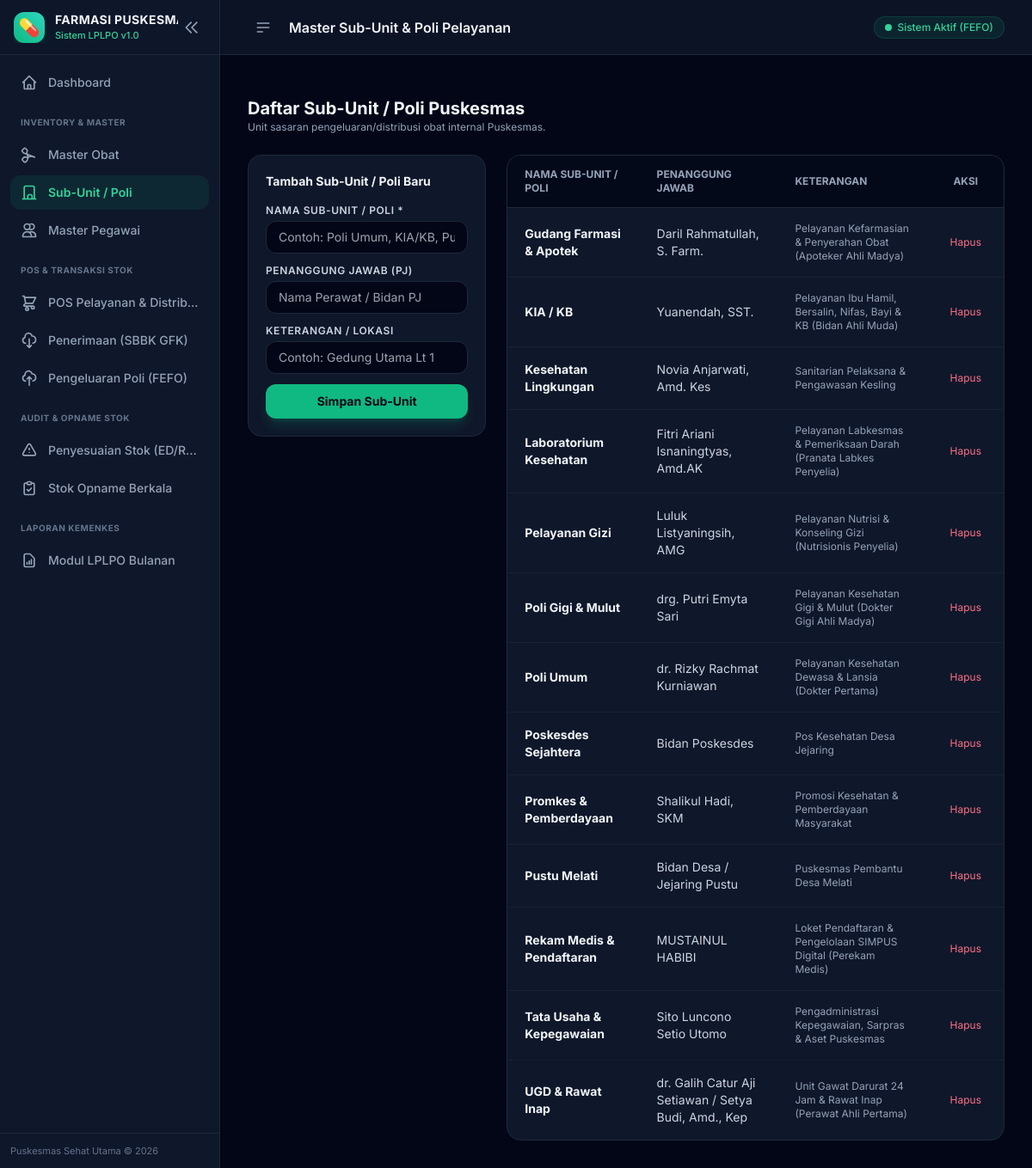
/subunit/, run on the app's committed database.
### app/models.py (models this page shows, shortened)
class BaseModel(db.Model):
    __abstract__ = True

class SubUnit(BaseModel):
    __tablename__ = 'sub_unit'
    id = db.Column(db.Integer, primary_key=True)
    nama_subunit = db.Column(db.String(100), nullable=False, unique=True)
    penanggung_jawab = db.Column(db.String(100))
    keterangan = db.Column(db.String(255))
    created_at = db.Column(db.DateTime, default=datetime.utcnow)
    transaksi_keluar = db.relationship('TransaksiKeluar', backref='subunit', lazy=True)

### app/routes/subunit.py (the view)
@subunit_bp.route('/')
def list_subunit():
    subunits = SubUnit.query.order_by(SubUnit.nama_subunit.asc()).all()
    return render_template('subunit/list.html', subunits=subunits)

### app/templates/subunit/list.html (shortened to what this page needs)
{% extends 'base.html' %}
{% block header_title %}Master Sub-Unit & Poli Pelayanan{% endblock %}
{% block content %}
<div class="space-y-6" x-data="{ editModal: false, editId: null, editNama: '', editPJ: '', editKet: '' }">
    <div class="flex flex-col sm:flex-row items-start sm:items-center justify-between gap-4">
        <div>
            <h3 class="text-xl font-bold text-slate-100">Daftar Sub-Unit / Poli Puskesmas</h3>
            <p class="text-xs text-slate-400">Unit sasaran pengeluaran/distribusi obat internal Puskesmas.</p>
        </div>
    </div>
    <div class="grid grid-cols-1 lg:grid-cols-3 gap-6">
        <div class="bg-slate-900 rounded-2xl border border-slate-800 p-5 h-fit">
            <h4 class="font-bold text-slate-100 text-sm mb-4">Tambah Sub-Unit / Poli Baru</h4>
            <form method="POST" action="{{ url_for('subunit.tambah_subunit') }}" class="space-y-3">
                <div>
                    <label class="block text-xs font-semibold text-slate-300 uppercase tracking-wider mb-1">Nama Sub-Unit / Poli *</label>
                    <input type="text" name="nama_subunit" required placeholder="Contoh: Poli Umum, KIA/KB, Pustu Melati" class="w-full px-3.5 py-2 bg-slate-950 border border-slate-800 rounded-xl text-sm text-slate-100 focus:outline-none focus:border-emerald-500">
                </div>
                <div>
                    <label class="block text-xs font-semibold text-slate-300 uppercase tracking-wider mb-1">Penanggung Jawab (PJ)</label>
                    <input type="text" name="penanggung_jawab" placeholder="Nama Perawat / Bidan PJ" class="w-full px-3.5 py-2 bg-slate-950 border border-slate-800 rounded-xl text-sm text-slate-100 focus:outline-none focus:border-emerald-500">
                </div>
                <div>
                    <label class="block text-xs font-semibold text-slate-300 uppercase tracking-wider mb-1">Keterangan / Lokasi</label>
                    <input type="text" name="keterangan" placeholder="Contoh: Gedung Utama Lt 1" class="w-full px-3.5 py-2 bg-slate-950 border border-slate-800 rounded-xl text-sm text-slate-100 focus:outline-none focus:border-emerald-500">
                </div>
                <button type="submit" class="w-full py-2.5 bg-emerald-500 hover:bg-emerald-400 text-slate-950 font-bold rounded-xl shadow-lg shadow-emerald-500/20 text-sm mt-2">
                    Simpan Sub-Unit
                </button>
            </form>
        </div>
        <div class="lg:col-span-2 bg-slate-900 rounded-2xl border border-slate-800 overflow-hidden">
            <div class="overflow-x-auto">
                <table class="w-full text-sm text-left">
                    <thead class="text-xs uppercase bg-slate-950/80 text-slate-400 border-b border-slate-800">
                        <tr>
                            <th class="px-5 py-3.5">Nama Sub-Unit / Poli</th>
                            <th class="px-5 py-3.5">Penanggung Jawab</th>
                            <th class="px-5 py-3.5">Keterangan</th>
                            <th class="px-5 py-3.5 text-center">Aksi</th>
                        </tr>
                    </thead>
                    <tbody class="divide-y divide-slate-800/60">
                        {% if subunits %}
                            {% for s in subunits %}
                            <tr class="hover:bg-slate-800/40 transition-colors">
                                <td class="px-5 py-4 font-bold text-slate-100">{{ s.nama_subunit }}</td>
                                <td class="px-5 py-4 text-slate-300">{{ s.penanggung_jawab or '-' }}</td>
                                <td class="px-5 py-4 text-slate-400 text-xs">{{ s.keterangan or '-' }}</td>
                                <td class="px-5 py-4 text-center">
                                    <form method="POST" action="{{ url_for('subunit.hapus_subunit', id=s.id) }}" onsubmit="return confirm('Yakin ingin menghapus sub-unit ini?');">
                                        <button type="submit" class="p-1.5 text-rose-400 hover:bg-rose-500/10 rounded-lg text-xs" title="Hapus">
                                            Hapus
                                        </button>
                                    </form>
                                </td>
                            </tr>
                            {% endfor %}
                        {% else %}
                            <tr>
                                <td colspan="4" class="text-center py-8 text-slate-500 text-sm">Belum ada sub-unit registered.</td>
                            </tr>
                        {% endif %}
                    </tbody>
                </table>
            </div>
        </div>
    </div>
</div>
{% endblock %}

### app/templates/base.html (style rules this page uses)
body { font-family: 'Inter', sans-serif; }

### data on the page
SubUnit: nama_subunit "Gudang Farmasi & Apotek", penanggung_jawab "Daril Rahmatullah, S. Farm.", keterangan "Pelayanan Kefarmasian & Penyerahan Obat (Apoteker Ahli Madya)"
SubUnit: nama_subunit "KIA / KB", penanggung_jawab "Yuanendah, SST.", keterangan "Pelayanan Ibu Hamil, Bersalin, Nifas, Bayi & KB (Bidan Ahli Muda)"
SubUnit: nama_subunit "Kesehatan Lingkungan", penanggung_jawab "Novia Anjarwati, Amd. Kes", keterangan "Sanitarian Pelaksana & Pengawasan Kesling"
SubUnit: nama_subunit "Laboratorium Kesehatan", penanggung_jawab "Fitri Ariani Isnaningtyas, Amd.AK", keterangan "Pelayanan Labkesmas & Pemeriksaan Darah (Pranata Labkes Penyelia)"
SubUnit: nama_subunit "Pelayanan Gizi", penanggung_jawab "Luluk Listyaningsih, AMG", keterangan "Pelayanan Nutrisi & Konseling Gizi (Nutrisionis Penyelia)"
SubUnit: nama_subunit "Poli Gigi & Mulut", penanggung_jawab "drg. Putri Emyta Sari", keterangan "Pelayanan Kesehatan Gigi & Mulut (Dokter Gigi Ahli Madya)"
SubUnit: nama_subunit "Poli Umum", penanggung_jawab "dr. Rizky Rachmat Kurniawan", keterangan "Pelayanan Kesehatan Dewasa & Lansia (Dokter Pertama)"
SubUnit: nama_subunit "Poskesdes Sejahtera", penanggung_jawab "Bidan Poskesdes", keterangan "Pos Kesehatan Desa Jejaring"
SubUnit: nama_subunit "Promkes & Pemberdayaan", penanggung_jawab "Shalikul Hadi, SKM", keterangan "Promosi Kesehatan & Pemberdayaan Masyarakat"
SubUnit: nama_subunit "Pustu Melati", penanggung_jawab "Bidan Desa / Jejaring Pustu", keterangan "Puskesmas Pembantu Desa Melati"
SubUnit: nama_subunit "Rekam Medis & Pendaftaran", penanggung_jawab "MUSTAINUL HABIBI", keterangan "Loket Pendaftaran & Pengelolaan SIMPUS Digital (Perekam Medis)"
SubUnit: nama_subunit "Tata Usaha & Kepegawaian", penanggung_jawab "Sito Luncono Setio Utomo", keterangan "Pengadministrasi Kepegawaian, Sarpras & Aset Puskesmas"
SubUnit: nama_subunit "UGD & Rawat Inap", penanggung_jawab "dr. Galih Catur Aji Setiawan / Setya Budi, Amd., Kep", keterangan "Unit Gawat Darurat 24 Jam & Rawat Inap (Perawat Ahli Pertama)"
